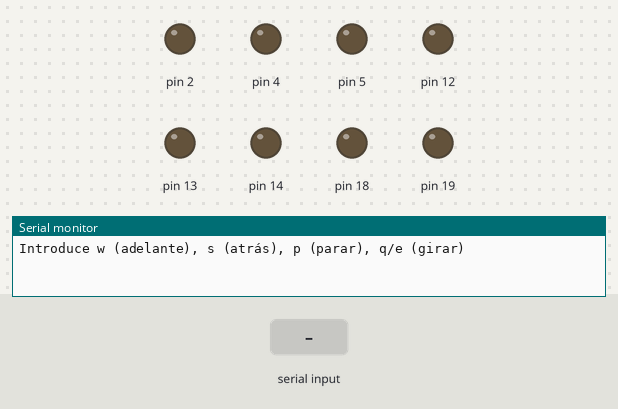
A sketch run on a simulated Arduino Uno, built with avr-gcc and run on an emulated ATmega328P. On the bench: output pins drawn as LEDs (lit = HIGH), the last lines printed to the serial monitor. The test bench sets the inputs (shaded band). Pins used as bus, display or sensor lines are not drawn.

Above: at 1.2 s.
1.3 s: "w\n" received over Serial
At 2.2 s:
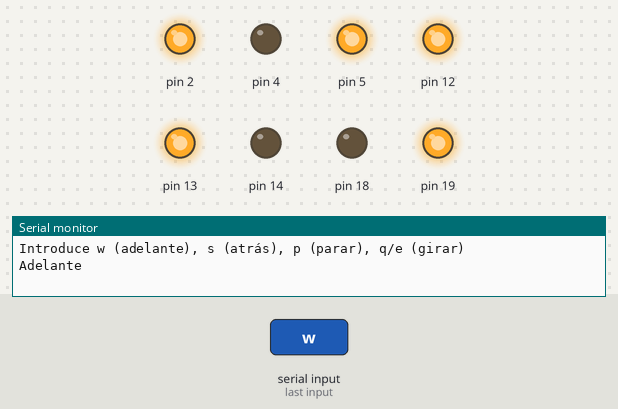
2.8 s: "s\n" received over Serial
At 3.3 s:
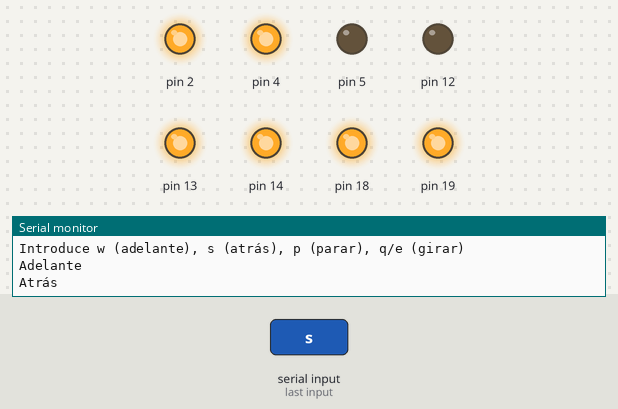
4.3 s: "q\n" received over Serial
At 5.5 s:
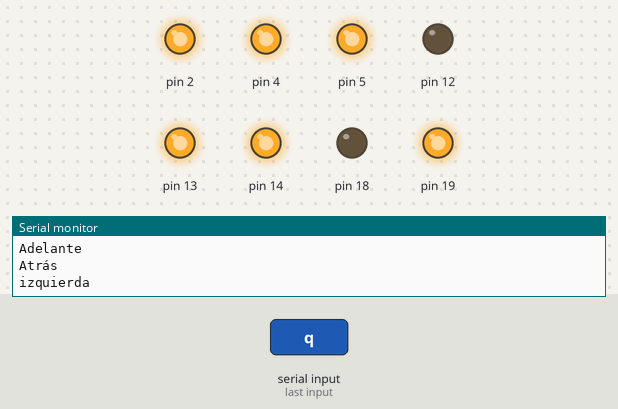
5.8 s: "e\n" received over Serial
At 6.8 s:
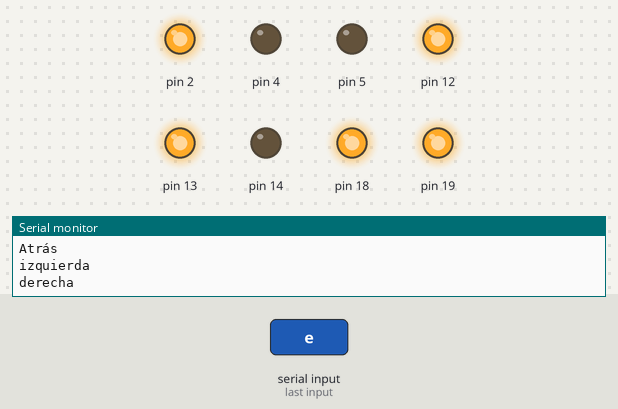
Timing chart, 0 to 8.3 s (numbered marks = the images above; inputs shaded):
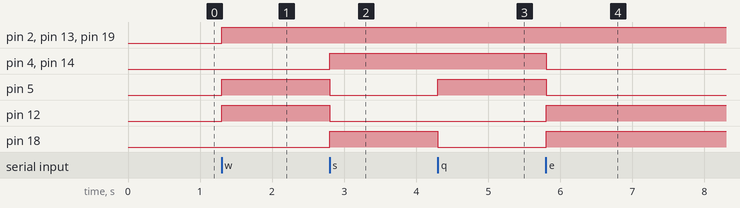

Measured:
- after the input at 1.3 s, pin 2, pin 5, pin 12, pin 13, pin 19: LOW → HIGH at once
- after the input at 2.8 s, pin 4, pin 14, pin 18: LOW → HIGH at once; pin 5, pin 12: HIGH → LOW at once
- after the input at 4.3 s, pin 5: LOW → HIGH at once; pin 18: HIGH → LOW at once
- after the input at 5.8 s, pin 4, pin 5, pin 14: HIGH → LOW at once; pin 12, pin 18: LOW → HIGH at once

The sketch:

Control_2_Motores.ino
```cpp
// Pines de conexión de los 4 motores
struct Motor {
  int in1;
  int in2;
  int en;
};

// Motores
Motor motorA = {26, 25, 27};
Motor motorB = {14, 12, 13};
Motor motorC = {18, 5, 19};
Motor motorD = {4, 0, 2};

void setup() {
  Serial.begin(9600);
  Serial.println("Introduce w (adelante), s (atrás), p (parar), q/e (girar)");

  // Configuración de pines
  setupMotor(motorA);
  setupMotor(motorB);
  setupMotor(motorC);
  setupMotor(motorD);
}

void setupMotor(Motor m) {
  pinMode(m.in1, OUTPUT);
  pinMode(m.in2, OUTPUT);
  pinMode(m.en, OUTPUT);
}

void setMotor(Motor m, int direction, int speed) {
  // direction: 1 = adelante, -1 = atrás, 0 = parado
  speed = constrain(speed, 0, 255);

  if (direction == 1) {
    digitalWrite(m.in1, HIGH);
    digitalWrite(m.in2, LOW);
  } else if (direction == -1) {
    digitalWrite(m.in1, LOW);
    digitalWrite(m.in2, HIGH);
  } else {
    digitalWrite(m.in1, LOW);
    digitalWrite(m.in2, LOW);
  }

  analogWrite(m.en, speed); // Control de velocidad PWM
}

void loop() {
  if (Serial.available()) {
    String comando = Serial.readStringUntil('\n');
    comando.trim();

    if (comando == "w") {
      // Adelante
      setMotor(motorA, -1, 255);
      setMotor(motorB, -1, 255);
      setMotor(motorC, -1, 255);
      setMotor(motorD, -1, 255);
      Serial.println("Adelante");
    }
    else if (comando == "s") {
      // Atrás
      setMotor(motorA, 1, 200);
      setMotor(motorB, 1, 200);
      setMotor(motorC, 1, 200);
      setMotor(motorD, 1, 200);
      Serial.println("Atrás");
    }
    else if (comando == "p") {
      // Parar
      setMotor(motorA, 0, 0);
      setMotor(motorB, 0, 0);
      setMotor(motorC, 0, 0);
      setMotor(motorD, 0, 0);
      Serial.println("Parado");
    }
    else if (comando == "q") {
      // Giro izquierda
      setMotor(motorA, -1, 180);
      setMotor(motorB, 1, 180);
      setMotor(motorC, -1, 180);
      setMotor(motorD, 1, 180);
      Serial.println("izquierda");
    }
    else if (comando == "e") {
      // Giro derecha
      setMotor(motorA, 1, 180);
      setMotor(motorB, -1, 180);
      setMotor(motorC, 1, 180);
      setMotor(motorD, -1, 180);
      Serial.println("derecha");
    }
    else {
      Serial.println("Escribelo bien guaje");
    }
  }
}
```
